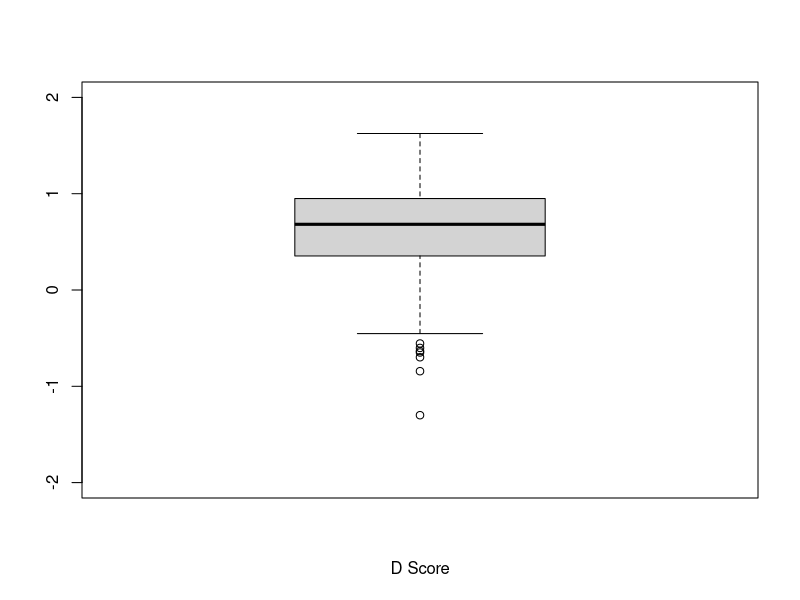

Here is the R script that generated this plot:
## ---- chunk 1
knitr::opts_chunk$set(echo = TRUE)
## ---- chunk 2
library(tidyverse)
dataset <- read_csv("data/iat_raw.csv", show_col_types = FALSE)
## ---- chunk 3
dataset <- subset(dataset, select = c(
  "private.id",
  "condition",
  "trial.num",
  "reaction.time",
  "correct",
  "block"
))
## ---- chunk 4
step4 <- subset(dataset, `reaction.time` <= 10000)
## ---- chunk 5
library(knitr)
kable(subset(dataset, `reaction.time` > 10000), caption = "Filtered data")
## ---- chunk 6
trial_counts <- step4 %>% 
  count(`private.id`, name="total")
## ---- chunk 7
too_fast_trials <- step4 %>% 
  group_by(`private.id`) %>% 
  filter(`reaction.time` < 300) %>% 
  count(`private.id`, name="too_fast")
## ---- chunk 8
under_latency_threshold <- inner_join(trial_counts, too_fast_trials, by = join_by(`private.id`)) %>% 
  mutate(percent_too_fast = too_fast / total * 100) %>% 
  filter(percent_too_fast > 10)
## ---- chunk 9
step5 <- anti_join(step4, under_latency_threshold, by = join_by(`private.id`))
## ---- chunk 10
training_blocks <- subset(step5, block %in% c("A1", "B1"))
training_blocks

# Group the data by participants AND blocks
training_blocks %>% group_by(`private.id`, block) -> participants_by_training_blocks
participants_by_training_blocks

# Get each participant/block/trial combination that had an incorrect response
participants_by_training_blocks %>% filter(duplicated(`trial.num`)) %>% distinct(`private.id`, `trial.num`, block, .keep_all = TRUE) -> training_errors
training_errors

# Remove all trials that were ever incorrect, *including* their corrected responses
anti_join(participants_by_training_blocks, training_errors, by = join_by(`private.id`, `trial.num`, block)) -> training_only_correct
training_only_correct

test_blocks <- subset(step5, block %in% c("A2", "B2"))
test_blocks

# Group the data by participants AND blocks
test_blocks %>% group_by(`private.id`, block) -> participants_by_test_blocks
participants_by_test_blocks

test_blocks %>% filter(correct == 0) -> test_errors
test_errors

anti_join(participants_by_test_blocks, test_errors, by = join_by(`private.id`, `trial.num`, block)) -> test_only_correct
test_only_correct

all_only_correct <- rbind(training_only_correct, test_only_correct)
all_only_correct

error_penalties <- all_only_correct %>% group_by(`private.id`, block) %>% summarise(error_penalty = mean(`reaction.time`) + (2 * sd(`reaction.time`)))
error_penalties

# Apply the error penalty to training block data
left_join(training_errors, error_penalties, by = join_by(`private.id`, block)) %>% subset(select = -`reaction.time`) %>% rename(`reaction.time` = error_penalty) -> training_errors_recalculated
training_errors_recalculated

# Apply the error penalty to test data
left_join(test_errors, error_penalties, by = join_by(`private.id`, block)) %>% subset(select = -`reaction.time`) %>% rename(`reaction.time` = error_penalty) -> test_errors_recalculated
test_errors_recalculated

all_only_correct <- rbind(all_only_correct, training_errors_recalculated)
all_only_correct <- rbind(all_only_correct, test_errors_recalculated)

step6 <- all_only_correct

## ---- chunk 11
mean_latency_per_block <- step6 %>% group_by(`private.id`, block) %>% summarise(mean_reaction_time = mean(`reaction.time`))
mean_latency_per_block
## ---- chunk 12
# Calculate difference between mean latency of B1 and A1
a1_mean_latency <- mean_latency_per_block %>% filter(block %in% "A1") %>% rename(a1 = mean_reaction_time)
b1_mean_latency <- mean_latency_per_block %>% filter(block %in% "B1") %>% rename(b1 = mean_reaction_time)
b1_a1_difference <- left_join(a1_mean_latency, b1_mean_latency, by = join_by(`private.id`)) %>% mutate(b1_a1_difference = b1 - a1) %>% subset(select = c(`private.id`, b1_a1_difference))

# Calculate difference between mean latency of B2 and A2
a2_mean_latency <- mean_latency_per_block %>% filter(block %in% "A2") %>% rename(a2 = mean_reaction_time)
b2_mean_latency <- mean_latency_per_block %>% filter(block %in% "B2") %>% rename(b2 = mean_reaction_time)
b2_a2_difference <- left_join(a2_mean_latency, b2_mean_latency, by = join_by(`private.id`)) %>% mutate(b2_a2_difference = b2 - a2) %>% subset(select = c(`private.id`, b2_a2_difference))

# Join in one table on participant ID
mean_latency_differences <- left_join(b1_a1_difference, b2_a2_difference)
mean_latency_differences
## ---- chunk 13
participant_stats_per_block <- step6 %>% group_by(`private.id`, block) %>% summarise(mean = mean(`reaction.time`), sd = sd(`reaction.time`), count = n())
a1_stats <- participant_stats_per_block %>% filter(block %in% "A1") %>% rename(a1_mean = mean, a1_sd = sd, a1_count = count) %>% subset(select = -c(block))
a2_stats <- participant_stats_per_block %>% filter(block %in% "A2") %>% rename(a2_mean = mean, a2_sd = sd, a2_count = count) %>% subset(select = -c(block))
b1_stats <- participant_stats_per_block %>% filter(block %in% "B1") %>% rename(b1_mean = mean, b1_sd = sd, b1_count = count) %>% subset(select = -c(block))
b2_stats <- participant_stats_per_block %>% filter(block %in% "B2") %>% rename(b2_mean = mean, b2_sd = sd, b2_count = count) %>% subset(select = -c(block))
all_stats <- left_join(left_join(left_join(a1_stats, a2_stats), b1_stats), b2_stats)

inclusive_sd <- mutate(
  all_stats,
  .keep = "none",
  sd1 = sqrt((((a1_count - 1) * a1_sd^2 + (b1_count - 1) * b1_sd^2) + ((a1_count + b1_count) * ((a1_mean - b1_mean)^2) / 4)) / (a1_count + b1_count - 1)),
  sd2 = sqrt((((a2_count - 1) * a2_sd^2 + (b2_count - 1) * b2_sd^2) + ((a2_count + b2_count) * ((a2_mean - b2_mean)^2) / 4)) / (a2_count + b2_count - 1))
)
## ---- chunk 14
step9 <- left_join(mean_latency_differences, inclusive_sd) %>% mutate(.keep = "none", x = b1_a1_difference / sd1, y = b2_a2_difference / sd2)
step9
## ---- chunk 15
step10 <- step9 %>% mutate(.keep = "none", result = (x + y) / 2) %>% arrange(desc(result))
step10
boxplot(data = step10, x=step10$result, xlab="D Score", ylim=c(-2, 2))
## ---- chunk 16
install.packages("readr")
library("readr")
write_csv(step10, path = "IAT.results.csv")
